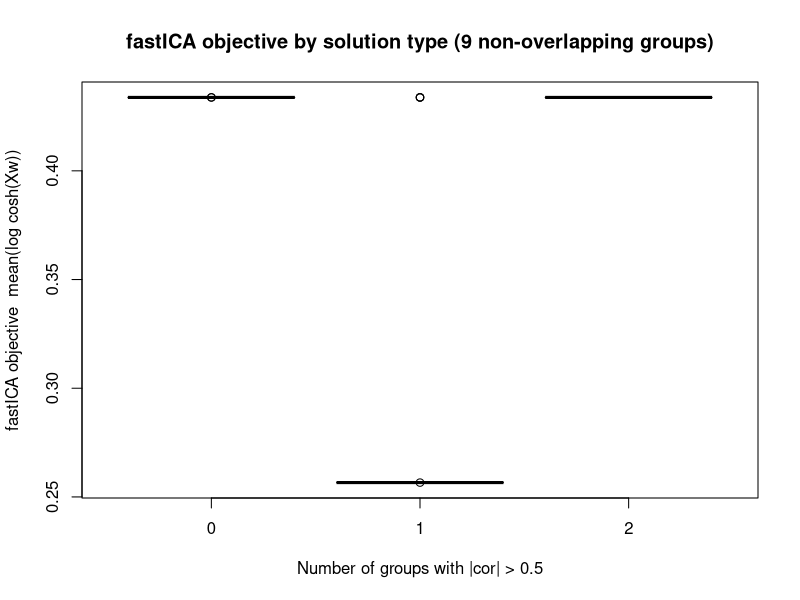
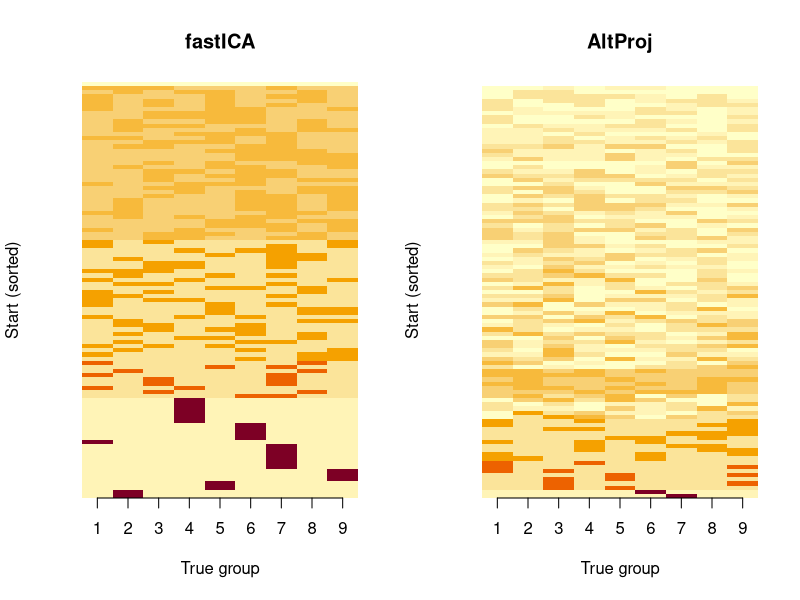
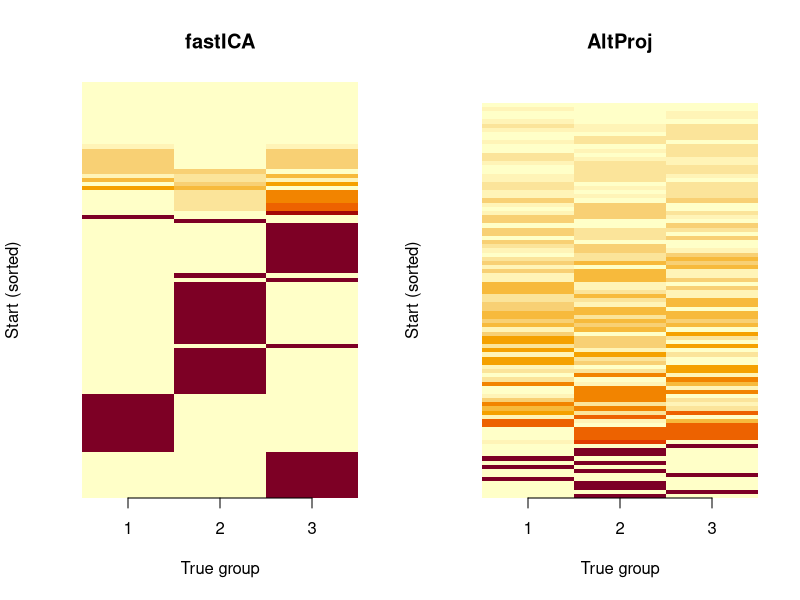

Reproduce these figures in R, in order.
## ---- chunk 1
# X is (n.comp+1) x n.  W is (n.comp+1) x n_starts (one weight vector per column).
# P = t(X) %*% W is n x n_starts (source estimates).
fastica_update = function(X, W) {
  P  <- t(X) %*% W          # n x n_starts: source estimates
  G  <- tanh(P)
  G2 <- 1 - G^2
  W  <- X %*% G - sweep(W, 2, colSums(G2), "*")
  sweep(W, 2, sqrt(colSums(W^2)), "/")
}

# X is (n.comp+1) x n.  V is n x n_starts (one binary vector per column).
# P = X %*% V / n is (n.comp+1) x n_starts (subspace coefficients).
alt_proj_update = function(X, V) {
  n <- ncol(X)
  P <- X %*% V / n           # (n.comp+1) x n_starts: subspace coefficients
  V <- sign(t(X) %*% P)     # n x n_starts: project back and round
  V[V == 0] <- 1L
  V
}

# Center columns of X, whiten to n.comp dimensions.
preprocess = function(X, n.comp = 10) {
  X <- scale(X, scale = FALSE)
  sqrt(nrow(X)) * t(svd(X)$u[, 1:n.comp])
}
## ---- chunk 2
max_cor_with_truth = function(v, L) max(abs(cor(v, L)))

vPv_scores = function(X1_aug, V) {
  # v'Pv = ||X1_aug v||^2 / n  for each column of V (binary +-1 vectors)
  colSums((X1_aug %*% V)^2) / ncol(X1_aug)
}

run_fastica = function(X1_aug, L, n_starts = 100, n_iter = 50) {
  set.seed(1)
  W <- matrix(rnorm(nrow(X1_aug) * n_starts), nrow(X1_aug), n_starts)
  W <- sweep(W, 2, sqrt(colSums(W^2)), "/")
  for (i in seq_len(n_iter))
    W <- fastica_update(X1_aug, W)
  Lhat <- t(X1_aug) %*% W  # n x n_starts
  V <- sign(Lhat); V[V == 0] <- 1L
  max_cors <- apply(V, 2, max_cor_with_truth, L = L)
  list(max_cors = max_cors, vPv = vPv_scores(X1_aug, V))
}

run_alt_proj = function(X1_aug, L, n_starts = 100, n_iter = 50) {
  n <- ncol(X1_aug)
  set.seed(1)
  V <- sign(matrix(rnorm(n * n_starts), n, n_starts))
  V[V == 0] <- 1L
  for (i in seq_len(n_iter))
    V <- alt_proj_update(X1_aug, V)
  max_cors <- apply(V, 2, max_cor_with_truth, L = L)
  list(max_cors = max_cors, vPv = vPv_scores(X1_aug, V))
}

run_comparison = function(X, L, n.comp, label, n_starts = 100, n_iter = 50) {
  X1     <- preprocess(X, n.comp = n.comp)
  X1_aug <- rbind(rep(1, ncol(X1)), X1)
  # Convert each L column to +-1 by thresholding at the column mean
  L_bin  <- apply(L, 2, function(col) { v <- sign(col - mean(col)); v[v == 0] <- 1L; v })
  true_vPv <- min(vPv_scores(X1_aug, L_bin))

  cat("Running fastICA for:", label, "\n")
  ica_time <- system.time(ica <- run_fastica(X1_aug, L, n_starts = n_starts, n_iter = n_iter))

  cat("Running alt-proj for:", label, "\n")
  ap_time  <- system.time(ap  <- run_alt_proj(X1_aug, L, n_starts = n_starts, n_iter = n_iter))

  ica_approx <- mean(ica$max_cors > 0.95, na.rm = TRUE)
  ica_exact  <- mean(ica$max_cors > 0.99, na.rm = TRUE)
  ap_approx  <- mean(ap$max_cors  > 0.95, na.rm = TRUE)
  ap_exact   <- mean(ap$max_cors  > 0.99, na.rm = TRUE)
  ica_beat   <- mean(ica$vPv >= true_vPv - 1e-10)
  ap_beat    <- mean(ap$vPv  >= true_vPv - 1e-10)
  cat(sprintf("  fastICA: approx=%.0f%% exact=%.0f%% beat=%.0f%%  AltProj: approx=%.0f%% exact=%.0f%% beat=%.0f%%\n",
              100*ica_approx, 100*ica_exact, 100*ica_beat,
              100*ap_approx,  100*ap_exact,  100*ap_beat))
  c(fastICA_approx = ica_approx, fastICA_exact = ica_exact,
    fastICA_ms = 1000 * ica_time[["elapsed"]], fastICA_beat = ica_beat,
    AltProj_approx = ap_approx,  AltProj_exact = ap_exact,
    AltProj_ms = 1000 * ap_time[["elapsed"]],  AltProj_beat = ap_beat,
    true_vPv = true_vPv)
}
## ---- chunk 3
K <- 3; p <- 1000; n <- 100
set.seed(1)
L <- matrix(-1, nrow = n, ncol = K)
for (i in 1:K) { L[sample(1:n, 20), i] <- 1 }
FF <- matrix(rnorm(p * K), nrow = p, ncol = K)
X  <- L %*% t(FF) + rnorm(n * p, 0, 0.01)

res1 <- run_comparison(X, L, n.comp = 10, label = "3 overlapping groups (n=100, K=3)")
## ---- chunk 4
K <- 9; p <- 1000; n <- 100
set.seed(1)
L <- matrix(0, nrow = n, ncol = K)
for (i in 1:K) { L[sample(1:n, 20), i] <- 1 }
FF <- matrix(rnorm(p * K), nrow = p, ncol = K)
X  <- L %*% t(FF) + rnorm(n * p, 0, 0.01)

res2 <- run_comparison(X, L, n.comp = 10, label = "9 overlapping groups (n=100, K=9)")
## ---- chunk 5
n <- 100; p <- 1000
set.seed(1)
L <- matrix(0, nrow = n, ncol = 4)
L[1:25,   1] <- 1
L[26:50,  2] <- 1
L[51:75,  3] <- 1
L[76:100, 4] <- 1
FF <- matrix(rnorm(p * 4), nrow = p)
X  <- L %*% t(FF) + rnorm(n * p, 0, 0.01)

res3 <- run_comparison(X, L, n.comp = 10, label = "4 non-overlapping groups (n=100)")
## ---- chunk 6
n <- 225; p <- 1000
set.seed(1)
L <- matrix(0, nrow = n, ncol = 9)
for (i in 1:9) { L[((i - 1) * 25 + 1):(i * 25), i] <- 1 }
FF <- matrix(rnorm(p * 9), nrow = p)
X  <- L %*% t(FF) + rnorm(n * p, 0, 0.01)

res4 <- run_comparison(X, L, n.comp = 20, label = "9 non-overlapping groups (n=225)")
## ---- chunk 7
n <- 100; p <- 1000
set.seed(1)
L <- matrix(0, nrow = n, ncol = 6)
L[1:50,   1] <- 1
L[51:100, 2] <- 1
L[1:25,   3] <- 1
L[26:50,  4] <- 1
L[51:75,  5] <- 1
L[76:100, 6] <- 1
FF <- matrix(rnorm(p * 6), nrow = p)
X  <- L %*% t(FF) + rnorm(n * p, 0, 0.01)

res5 <- run_comparison(X, L, n.comp = 10, label = "Bifurcating tree (n=100, 6 branches)")
## ---- chunk 8
n <- 225; p <- 1000; n_starts <- 100; n_iter <- 50
set.seed(1)
L9 <- matrix(0, nrow = n, ncol = 9)
for (i in 1:9) L9[((i-1)*25+1):(i*25), i] <- 1
FF <- matrix(rnorm(p * 9), nrow = p)
X9 <- L9 %*% t(FF) + rnorm(n * p, 0, 0.01)

X1     <- preprocess(X9, n.comp = 20)
X1_aug <- rbind(rep(1, ncol(X1)), X1)

# fastICA: store all weight vectors
set.seed(1)
W <- matrix(rnorm(nrow(X1_aug) * n_starts), nrow(X1_aug), n_starts)
W <- sweep(W, 2, sqrt(colSums(W^2)), "/")
for (i in seq_len(n_iter)) W <- fastica_update(X1_aug, W)
Lhat_ica <- t(X1_aug) %*% W   # n x n_starts

# alt_proj: store all binary vectors
set.seed(1)
V <- sign(matrix(rnorm(n * n_starts), n, n_starts))
V[V == 0] <- 1L
for (i in seq_len(n_iter)) V <- alt_proj_update(X1_aug, V)
Lhat_ap <- V                   # n x n_starts

# Absolute correlation of each result with each true group: n_starts x 9
cor_ica <- abs(cor(Lhat_ica, L9))
cor_ap  <- abs(cor(Lhat_ap,  L9))
## ---- chunk 9
n_groups_hit = function(cor_mat, thresh = 0.5) rowSums(cor_mat > thresh)

tab_ica <- table(n_groups_hit(cor_ica))
tab_ap  <- table(n_groups_hit(cor_ap))

cat("fastICA — number of groups with |cor| > 0.5:\n"); print(tab_ica)
cat("AltProj — number of groups with |cor| > 0.5:\n"); print(tab_ap)
## ---- chunk 10
# fastICA objective for each start
P <- t(X1_aug) %*% W                         # n x n_starts
obj_ica <- colMeans(log(cosh(P)))

n_hit <- n_groups_hit(cor_ica)
boxplot(obj_ica ~ n_hit,
        xlab = "Number of groups with |cor| > 0.5",
        ylab = "fastICA objective  mean(log cosh(Xw))",
        main = "fastICA objective by solution type (9 non-overlapping groups)")
## ---- chunk 11
par(mfrow = c(1, 2))

order_ica <- order(apply(cor_ica, 1, max), decreasing = TRUE)
image(t(cor_ica[order_ica, ]), zlim = c(0, 1), axes = FALSE,
      main = "fastICA", xlab = "True group", ylab = "Start (sorted)")
axis(1, at = seq(0, 1, length.out = 9), labels = 1:9)

order_ap <- order(apply(cor_ap, 1, max), decreasing = TRUE)
image(t(cor_ap[order_ap, ]), zlim = c(0, 1), axes = FALSE,
      main = "AltProj", xlab = "True group", ylab = "Start (sorted)")
axis(1, at = seq(0, 1, length.out = 9), labels = 1:9)

par(mfrow = c(1, 1))
## ---- chunk 12
K <- 3; p <- 1000; n <- 100; n_starts <- 100; n_iter <- 50
set.seed(1)
L3 <- matrix(-1, nrow = n, ncol = K)
for (i in 1:K) L3[sample(1:n, 20), i] <- 1
FF <- matrix(rnorm(p * K), nrow = p, ncol = K)
X3 <- L3 %*% t(FF) + rnorm(n * p, 0, 0.01)

X1     <- preprocess(X3, n.comp = 10)
X1_aug <- rbind(rep(1, ncol(X1)), X1)

# fastICA
set.seed(1)
W <- matrix(rnorm(nrow(X1_aug) * n_starts), nrow(X1_aug), n_starts)
W <- sweep(W, 2, sqrt(colSums(W^2)), "/")
for (i in seq_len(n_iter)) W <- fastica_update(X1_aug, W)
Lhat_ica <- t(X1_aug) %*% W

# alt_proj
set.seed(1)
V <- sign(matrix(rnorm(n * n_starts), n, n_starts))
V[V == 0] <- 1L
for (i in seq_len(n_iter)) V <- alt_proj_update(X1_aug, V)
Lhat_ap <- V

cor_ica <- abs(cor(Lhat_ica, L3))   # n_starts x 3
cor_ap  <- abs(cor(Lhat_ap,  L3))
## ---- chunk 13
par(mfrow = c(1, 2))

order_ica <- order(apply(cor_ica, 1, max), decreasing = TRUE)
image(t(cor_ica[order_ica, ]), zlim = c(0, 1), axes = FALSE,
      main = "fastICA", xlab = "True group", ylab = "Start (sorted)")
axis(1, at = seq(0, 1, length.out = 3), labels = 1:3)

order_ap <- order(apply(cor_ap, 1, max), decreasing = TRUE)
image(t(cor_ap[order_ap, ]), zlim = c(0, 1), axes = FALSE,
      main = "AltProj", xlab = "True group", ylab = "Start (sorted)")
axis(1, at = seq(0, 1, length.out = 3), labels = 1:3)

par(mfrow = c(1, 1))
## ---- chunk 14
results <- data.frame(
  Simulation = c(
    "3 overlapping groups (n=100)",
    "9 overlapping groups (n=100)",
    "4 non-overlapping groups (n=100)",
    "9 non-overlapping groups (n=225)",
    "Bifurcating tree (n=100, 6 branches)"
  ),
  n.comp = c(10, 10, 10, 20, 10),
  p = c("0.20", "0.20", "0.25", "0.11", "0.25-0.50"),
  fastICA_approx = round(100 * c(res1["fastICA_approx"], res2["fastICA_approx"], res3["fastICA_approx"],
                                  res4["fastICA_approx"], res5["fastICA_approx"])),
  AltProj_approx = round(100 * c(res1["AltProj_approx"], res2["AltProj_approx"], res3["AltProj_approx"],
                                  res4["AltProj_approx"], res5["AltProj_approx"])),
  fastICA_exact  = round(100 * c(res1["fastICA_exact"],  res2["fastICA_exact"],  res3["fastICA_exact"],
                                  res4["fastICA_exact"],  res5["fastICA_exact"])),
  AltProj_exact  = round(100 * c(res1["AltProj_exact"],  res2["AltProj_exact"],  res3["AltProj_exact"],
                                  res4["AltProj_exact"],  res5["AltProj_exact"])),
  fastICA_ms     = round(c(res1["fastICA_ms"], res2["fastICA_ms"],
                            res3["fastICA_ms"], res4["fastICA_ms"], res5["fastICA_ms"])),
  AltProj_ms     = round(c(res1["AltProj_ms"], res2["AltProj_ms"],
                            res3["AltProj_ms"], res4["AltProj_ms"], res5["AltProj_ms"])),
  fastICA_beat   = round(100 * c(res1["fastICA_beat"], res2["fastICA_beat"], res3["fastICA_beat"],
                                  res4["fastICA_beat"], res5["fastICA_beat"])),
  AltProj_beat   = round(100 * c(res1["AltProj_beat"], res2["AltProj_beat"], res3["AltProj_beat"],
                                  res4["AltProj_beat"], res5["AltProj_beat"])),
  true_vPv       = round(c(res1["true_vPv"], res2["true_vPv"], res3["true_vPv"],
                            res4["true_vPv"], res5["true_vPv"]), 4)
)

knitr::kable(results,
  col.names = c("Simulation", "n.comp", "p",
                "ICA >0.95", "AP >0.95", "ICA >0.99", "AP >0.99",
                "ICA (ms)", "AP (ms)", "ICA % ≥ truth v'Pv", "AP % ≥ truth v'Pv",
                "True min v'Pv"),
  caption   = "Per-start success rates at two correlation thresholds (>0.95 and >0.99 with any true group), wall-clock time, and fraction of starts whose binarized v'Pv meets or exceeds the minimum true group v'Pv."
)
## ---- chunk 15
K <- 3; p <- 1000; n <- 100
set.seed(1)
L <- matrix(-1, nrow = n, ncol = K)
for (i in 1:K) { L[sample(1:n, 20), i] <- 1 }
FF <- matrix(rnorm(p * K), nrow = p, ncol = K)
X  <- L %*% t(FF) + rnorm(n * p, 0, 4)

nres1 <- run_comparison(X, L, n.comp = 10, label = "3 overlapping groups, high noise")
## ---- chunk 16
K <- 9; p <- 1000; n <- 100
set.seed(1)
L <- matrix(0, nrow = n, ncol = K)
for (i in 1:K) { L[sample(1:n, 20), i] <- 1 }
FF <- matrix(rnorm(p * K), nrow = p, ncol = K)
X  <- L %*% t(FF) + rnorm(n * p, 0, 4)

nres2 <- run_comparison(X, L, n.comp = 10, label = "9 overlapping groups, high noise")
## ---- chunk 17
n <- 100; p <- 1000
set.seed(1)
L <- matrix(0, nrow = n, ncol = 4)
L[1:25,   1] <- 1; L[26:50,  2] <- 1; L[51:75,  3] <- 1; L[76:100, 4] <- 1
FF <- matrix(rnorm(p * 4), nrow = p)
X  <- L %*% t(FF) + rnorm(n * p, 0, 4)

nres3 <- run_comparison(X, L, n.comp = 10, label = "4 non-overlapping groups, high noise")
## ---- chunk 18
n <- 225; p <- 1000
set.seed(1)
L <- matrix(0, nrow = n, ncol = 9)
for (i in 1:9) { L[((i - 1) * 25 + 1):(i * 25), i] <- 1 }
FF <- matrix(rnorm(p * 9), nrow = p)
X  <- L %*% t(FF) + rnorm(n * p, 0, 4)

nres4 <- run_comparison(X, L, n.comp = 20, label = "9 non-overlapping groups, high noise")
## ---- chunk 19
n <- 100; p <- 1000
set.seed(1)
L <- matrix(0, nrow = n, ncol = 6)
L[1:50, 1] <- 1; L[51:100, 2] <- 1
L[1:25, 3] <- 1; L[26:50,  4] <- 1; L[51:75, 5] <- 1; L[76:100, 6] <- 1
FF <- matrix(rnorm(p * 6), nrow = p)
X  <- L %*% t(FF) + rnorm(n * p, 0, 4)

nres5 <- run_comparison(X, L, n.comp = 10, label = "Bifurcating tree, high noise")
## ---- chunk 20
nresults <- data.frame(
  Simulation = c(
    "3 overlapping groups (n=100)",
    "9 overlapping groups (n=100)",
    "4 non-overlapping groups (n=100)",
    "9 non-overlapping groups (n=225)",
    "Bifurcating tree (n=100, 6 branches)"
  ),
  n.comp = c(10, 10, 10, 20, 10),
  p = c("0.20", "0.20", "0.25", "0.11", "0.25-0.50"),
  fastICA_approx = round(100 * c(nres1["fastICA_approx"], nres2["fastICA_approx"], nres3["fastICA_approx"],
                                  nres4["fastICA_approx"], nres5["fastICA_approx"])),
  AltProj_approx = round(100 * c(nres1["AltProj_approx"], nres2["AltProj_approx"], nres3["AltProj_approx"],
                                  nres4["AltProj_approx"], nres5["AltProj_approx"])),
  fastICA_exact  = round(100 * c(nres1["fastICA_exact"],  nres2["fastICA_exact"],  nres3["fastICA_exact"],
                                  nres4["fastICA_exact"],  nres5["fastICA_exact"])),
  AltProj_exact  = round(100 * c(nres1["AltProj_exact"],  nres2["AltProj_exact"],  nres3["AltProj_exact"],
                                  nres4["AltProj_exact"],  nres5["AltProj_exact"])),
  fastICA_ms     = round(c(nres1["fastICA_ms"], nres2["fastICA_ms"],
                            nres3["fastICA_ms"], nres4["fastICA_ms"], nres5["fastICA_ms"])),
  AltProj_ms     = round(c(nres1["AltProj_ms"], nres2["AltProj_ms"],
                            nres3["AltProj_ms"], nres4["AltProj_ms"], nres5["AltProj_ms"])),
  fastICA_beat   = round(100 * c(nres1["fastICA_beat"], nres2["fastICA_beat"], nres3["fastICA_beat"],
                                  nres4["fastICA_beat"], nres5["fastICA_beat"])),
  AltProj_beat   = round(100 * c(nres1["AltProj_beat"], nres2["AltProj_beat"], nres3["AltProj_beat"],
                                  nres4["AltProj_beat"], nres5["AltProj_beat"])),
  true_vPv       = round(c(nres1["true_vPv"], nres2["true_vPv"], nres3["true_vPv"],
                            nres4["true_vPv"], nres5["true_vPv"]), 2)
)

knitr::kable(nresults,
  col.names = c("Simulation", "n.comp", "p",
                "ICA >0.95", "AP >0.95", "ICA >0.99", "AP >0.99",
                "ICA (ms)", "AP (ms)", "ICA % ≥ truth v'Pv", "AP % ≥ truth v'Pv",
                "True min v'Pv"),
  caption   = "High-noise results (noise_sd = 4). True v'Pv averages around 90% of n across simulations."
)
